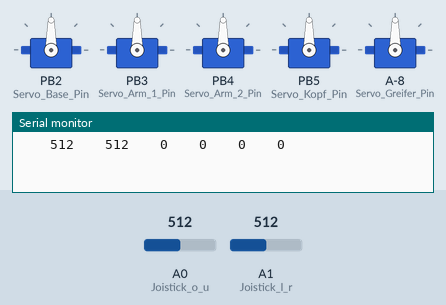
Simulated run of this sketch. Board: ATtiny85, built with avr-gcc and run on an emulated ATtiny85. Shown: 5 × servo, the last lines printed to the serial monitor. The test bench sets the inputs (shaded band); at power-on: A0 (Joistick_o_u) = 512, A1 (Joistick_l_r) = 512.

Above: at 0.1 s.
At 15.8 s:
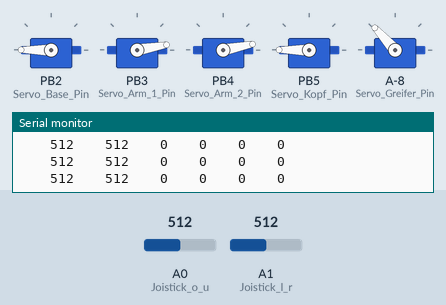
At 27.5 s:
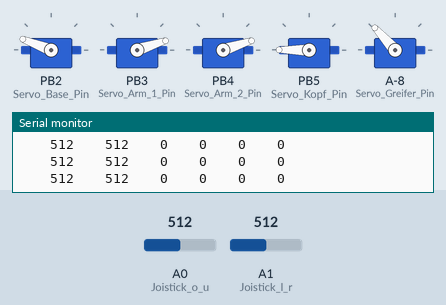
At 39.2 s:
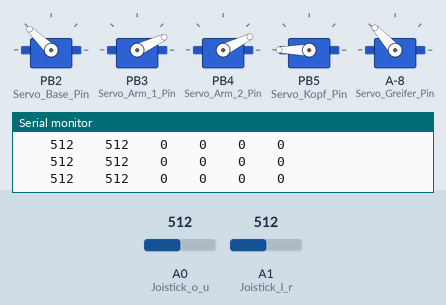
Timing chart, 0 to 40.0 s (numbered marks = the images above):
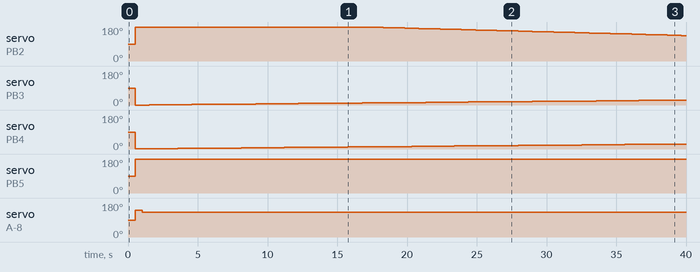

Measured:
- by itself, servo on PB3 (Servo_Arm_1_Pin): 90° → 0° at 0.51 s, → 1° 1.0 s later, → 2° 1.5 s later, → 3° 1.5 s later, … (27 changes in this stretch)
- by itself, servo on PB4 (Servo_Arm_2_Pin): 90° → 1° at 0.51 s, → 2° 1.5 s later, → 3° 1.5 s later, → 4° 1.5 s later, … (26 changes in this stretch)
- by itself, servo on PB5 (Servo_Kopf_Pin): 90° → 180° at 0.51 s
- by itself, servo on A-8 (Servo_Greifer_Pin): 90° → 142° at 0.51 s, → 132° 0.51 s later
- by itself, servo on PB2 (Servo_Base_Pin): 90° → 180° at 0.51 s, → 179° 16.8 s later, → 178° 0.51 s later, → 177° 0.51 s later, … (46 changes in this stretch)

The sketch:

Roboter_Arm_mit_Joistick_und_Rotary_encoder.ino
```cpp
#include <Adafruit_SoftServo.h>
#define REFRESH_INTERVAL 4000

#define Servo_Base_Pin 2
#define Servo_Arm_1_Pin 3
#define Servo_Arm_2_Pin 4
#define Servo_Kopf_Pin 5
#define Servo_Greifer_Pin 6

#define Servo_Base_Min 0
#define Servo_Arm_1_Min 0
#define Servo_Arm_2_Min 0
#define Servo_Kopf_Min 0
#define Servo_Greifer_Min 65

#define Servo_Base_Max 213
#define Servo_Arm_1_Max 200
#define Servo_Arm_2_Max 212 //Error
#define Servo_Kopf_Max 212
#define Servo_Greifer_Max 200

#define Joistick_o_u A0 //Mitte 1900; zu Kontakten 0; weg 4095
#define Joistick_l_r A1 //Mitte 1900; zu Knopf 4096; weg 0
#define Joistick_sw 7 //gedrückt 0
#define Rotary_encoder_clk A2 //bewegt 0
#define Rotary_encoder_dt A3 //bewegt 0
#define Rotary_encoder_sw 8 //gedrückt 0
#define LED_1 11
#define LED_2 10
#define LED_3 9

Adafruit_SoftServo servo_Base;  // create servo object to control a servo
Adafruit_SoftServo servo_Arm_1;
Adafruit_SoftServo servo_Arm_2;
Adafruit_SoftServo servo_Kopf;
Adafruit_SoftServo servo_Greifer;

int servo_Base_num = Servo_Base_Max;
int servo_Arm_1_num = Servo_Arm_1_Min;
int servo_Arm_2_num = Servo_Arm_2_Min;
int servo_Kopf_num = Servo_Kopf_Max;
int servo_Greifer_num = Servo_Greifer_Max;
int button_J = 1;
int button_R = 0;

bool Rotary_sperren = false;
int Joistick_o_u_mitte = 1870;
int Joistick_l_r_mitte = 1900;

void setup() {
  Serial.begin(9600);

  pinMode(Joistick_o_u, INPUT);
  pinMode(Joistick_l_r, INPUT);
  pinMode(Joistick_sw, INPUT_PULLUP);
  pinMode(Rotary_encoder_clk, INPUT);
  pinMode(Rotary_encoder_dt, INPUT);
  pinMode(Rotary_encoder_sw, INPUT_PULLUP);
  pinMode(LED_1, OUTPUT);
  pinMode(LED_2, OUTPUT);
  pinMode(LED_3, OUTPUT);

  servo_Base.attach(Servo_Base_Pin);  // attaches the servo on pin 9 to the servo objectur
  servo_Arm_1.attach(Servo_Arm_1_Pin);
  servo_Arm_2.attach(Servo_Arm_2_Pin);
  servo_Kopf.attach(Servo_Kopf_Pin);
  servo_Greifer.attach(Servo_Greifer_Pin);
}

void loop() {
  // put your main code here, to run repeatedly:

  Serial.print("    ");
  Serial.print(analogRead(Joistick_o_u));
  Serial.print("    ");
  Serial.print(analogRead(Joistick_l_r));
  Serial.print("    ");
  Serial.print(digitalRead(Joistick_sw));
  Serial.print("    ");
  Serial.print(digitalRead(Rotary_encoder_clk));
  Serial.print("    ");
  Serial.print(digitalRead(Rotary_encoder_dt));
  Serial.print("    ");
  Serial.println(digitalRead(Rotary_encoder_sw));

  if (digitalRead(Rotary_encoder_clk) == 1) {Rotary_sperren = false;}
  if (digitalRead(Rotary_encoder_sw) == 0) {servo_Greifer_num = (Servo_Greifer_Max + Servo_Greifer_Min) / 2;}
  if (digitalRead(Rotary_encoder_clk) == 0 && digitalRead(Rotary_encoder_dt) == 0 && Rotary_sperren == false) {servo_Greifer_num = min(servo_Greifer_num + 10, Servo_Greifer_Max); Rotary_sperren = true;}
  if (digitalRead(Rotary_encoder_clk) == 0 && digitalRead(Rotary_encoder_dt) == 1 && Rotary_sperren == false) {servo_Greifer_num = max(Servo_Greifer_Min, servo_Greifer_num - 10); Rotary_sperren = true;}

  if (digitalRead(Joistick_sw) == LOW) {button_J++; delay(500);}
  if (button_J >= 4) {button_J = 1;}
  if (analogRead(Joistick_o_u) < (Joistick_o_u_mitte - 50) && button_J == 1) {servo_Arm_1_num = min(servo_Arm_1_num + 1, Servo_Arm_1_Max);}
  if (analogRead(Joistick_o_u) > (Joistick_o_u_mitte + 50) && button_J == 1) {servo_Arm_1_num = max(Servo_Arm_1_Min, servo_Arm_1_num - 1);}
  if (button_J == 1) {digitalWrite(LED_1, HIGH); digitalWrite(LED_2, LOW); digitalWrite(LED_3, LOW);}
  if (analogRead(Joistick_o_u) < (Joistick_o_u_mitte - 50) && button_J == 2) {servo_Arm_2_num = min(servo_Arm_2_num + 1, Servo_Arm_2_Max);}
  if (analogRead(Joistick_o_u) > (Joistick_o_u_mitte + 50) && button_J == 2) {servo_Arm_2_num = max(Servo_Arm_2_Min, servo_Arm_2_num - 1);}
  if (button_J == 2) {digitalWrite(LED_1, LOW); digitalWrite(LED_2, HIGH); digitalWrite(LED_3, LOW);}
  if (analogRead(Joistick_o_u) < (Joistick_o_u_mitte - 50) && button_J == 3) {servo_Kopf_num = max(Servo_Kopf_Min, servo_Kopf_num - 1);}
  if (analogRead(Joistick_o_u) > (Joistick_o_u_mitte + 50) && button_J == 3) {servo_Kopf_num = min(servo_Kopf_num + 1, Servo_Kopf_Max);}
  if (button_J == 3) {digitalWrite(LED_1, LOW); digitalWrite(LED_2, LOW); digitalWrite(LED_3, HIGH);}

  if (analogRead(Joistick_l_r) < (Joistick_l_r_mitte - 50)) {servo_Base_num = max(Servo_Base_Min, servo_Base_num - 1);}
  if (analogRead(Joistick_l_r) > (Joistick_l_r_mitte + 50)) {servo_Base_num = min(servo_Base_num + 1, Servo_Base_Max);}

  servo_Base.write(servo_Base_num);
  servo_Arm_1.write(servo_Arm_1_num);
  servo_Arm_2.write(servo_Arm_2_num);
  servo_Kopf.write(servo_Kopf_num);
  servo_Greifer.write(servo_Greifer_num);

  servo_Base.refresh();
  servo_Arm_1.refresh();
  servo_Arm_2.refresh();
  servo_Kopf.refresh();
  servo_Greifer.refresh();
  delay(2);
}
```
